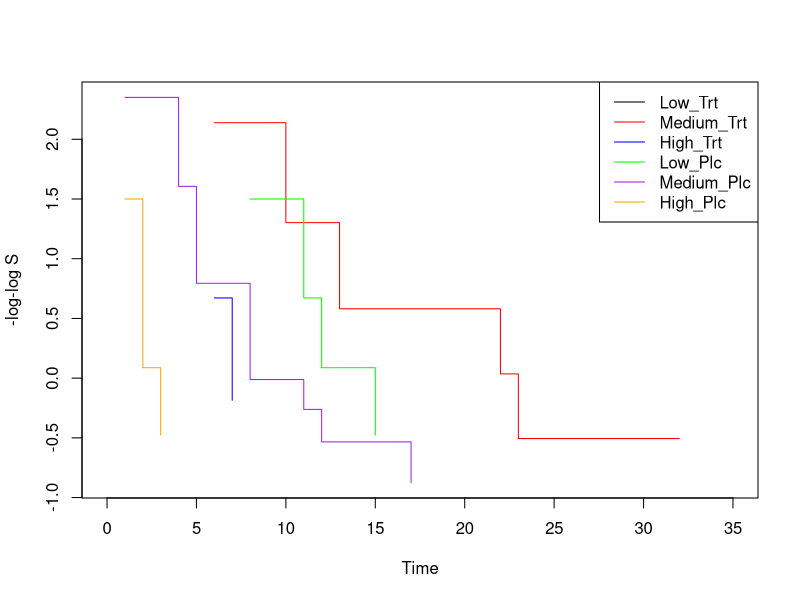
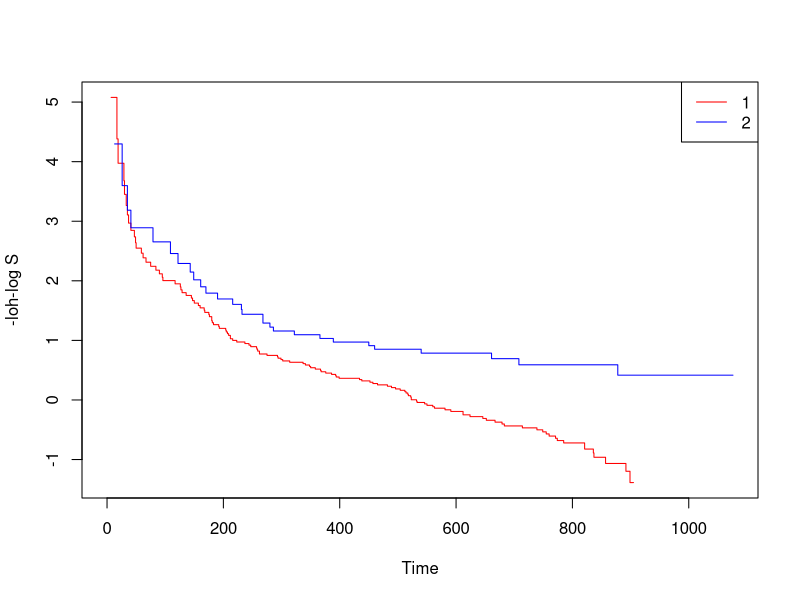
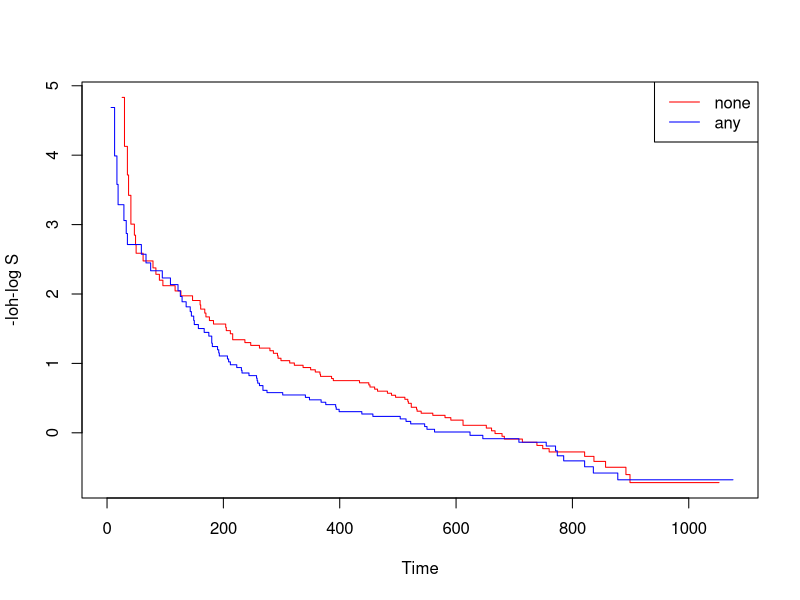
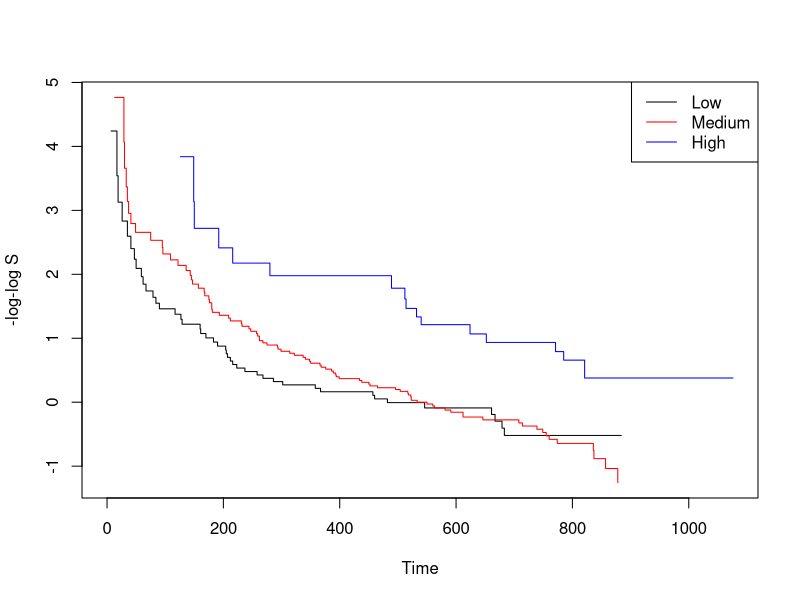

Write the R code that produced these figures, in order.
setwd('C:/Users/darre/Desktop/SEM 7/Survival/Material')

#A function for -log-log
minusloglog <- function(p){
  return(-log(-log(p)))}

library(survival)

# Load leukemia data
leu <- read.csv("leu3.csv")
head(leu)
dim(leu)
factor(leu$Treatment)

# Defining survival outcome
y <- Surv(leu$Time,leu$Censor)

#### Number 1 ####
# subset
treatment = subset(leu, Treatment == 1)
treatment = treatment[,-6]
summary(treatment$logWBC)
treatment$logWBC_cat <-cut(treatment$logWBC, breaks = c(0, 2.2, 3, 6), labels = c("Low_Trt", "Medium_Trt", "High_Trt"))

placebo = subset(leu, Treatment != 1)
placebo = placebo[,-6]
summary(placebo$logWBC)
placebo$logWBC_cat <- cut(placebo$logWBC, breaks = c(0, 2.4, 4, 6), labels = c("Low_Plc", "Medium_Plc", "High_Plc"))

df <- rbind(treatment,placebo)
kmfit <- survfit(y ~ df$logWBC_cat)
win.graph()
plot(kmfit, fun = minusloglog, xlab ="Time", ylab = "-log-log S", col = c("black", "red", "blue", "green", "purple","orange"))
legend("topright", c("Low_Trt", "Medium_Trt", "High_Trt", "Low_Plc", "Medium_Plc","High_Plc"), lty=c("solid"), 
       col = c("black", "red", "blue","green","purple","orange", cex = 0.25))


#### Number 2 ####
add <- read.csv('addicts.csv')
names(add) <- c("ID", "Clinic", "Status", "Time", "Prison", "Dose")
head(add)

y_add <- Surv(add$Time, add$Status)

# clinic
kmfit <- survfit(y_add ~ add$Clinic)
plot(kmfit, fun = minusloglog, xlab = 'Time', ylab = '-loh-log S', col = c('red', 'blue'))
legend('topright', c('1','2'), lty = c('solid'), col = c('red','blue'))

# prison
kmfit_prison <- survfit(y_add ~ add$Prison)
plot(kmfit_prison, fun = minusloglog, xlab = 'Time', ylab = '-loh-log S', col = c('red', 'blue'))
legend('topright', c('none','any'), lty = c('solid'), col = c('red','blue'))

# dose
summary(add$Dose)
add$Dose_cat <- cut(add$Dose, breaks = c(15, 50, 70, 150), labels = c('Low','Medium','High'))
head(add)
kmfit_dose <- survfit(y_add ~ add$Dose_cat)
plot(kmfit_dose, fun = minusloglog, xlab='Time', ylab = '-log-log S', col = c('black','red','blue'))
legend('topright', c('Low','Medium', 'High'), lty = c('solid'), col = c('black','red','blue'))

# gof
model <- coxph(y_add ~ Clinic + Prison + Dose, data = add)
checkph <- cox.zph(model, transform = rank)
checkph$table

model2 <- coxph(y_add ~ Clinic + Prison + Dose_cat, data = add)
checkph2 <- cox.zph(model, transform = rank)
checkph2$table

